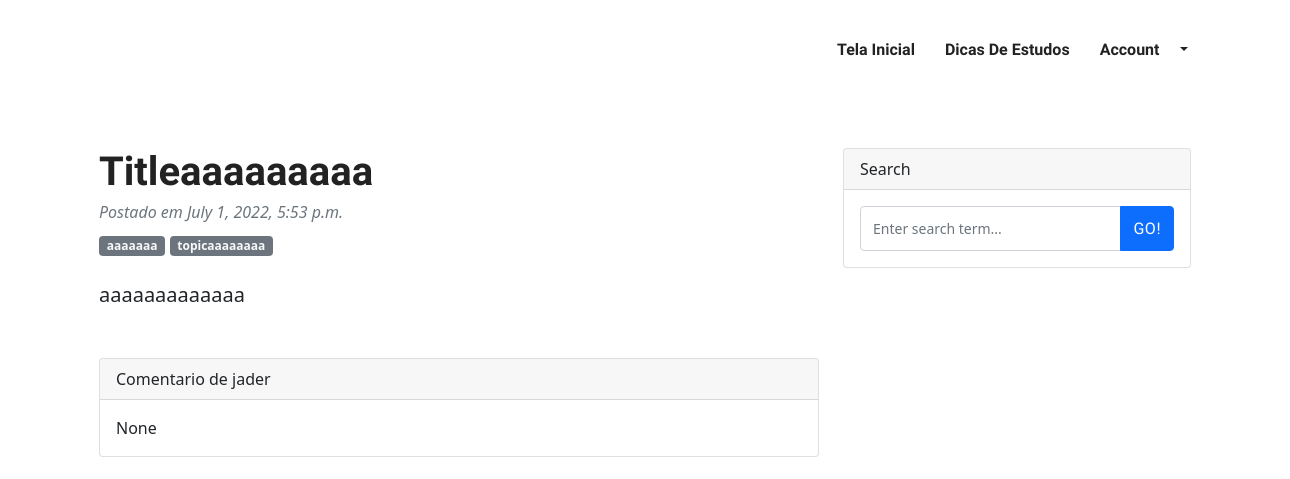
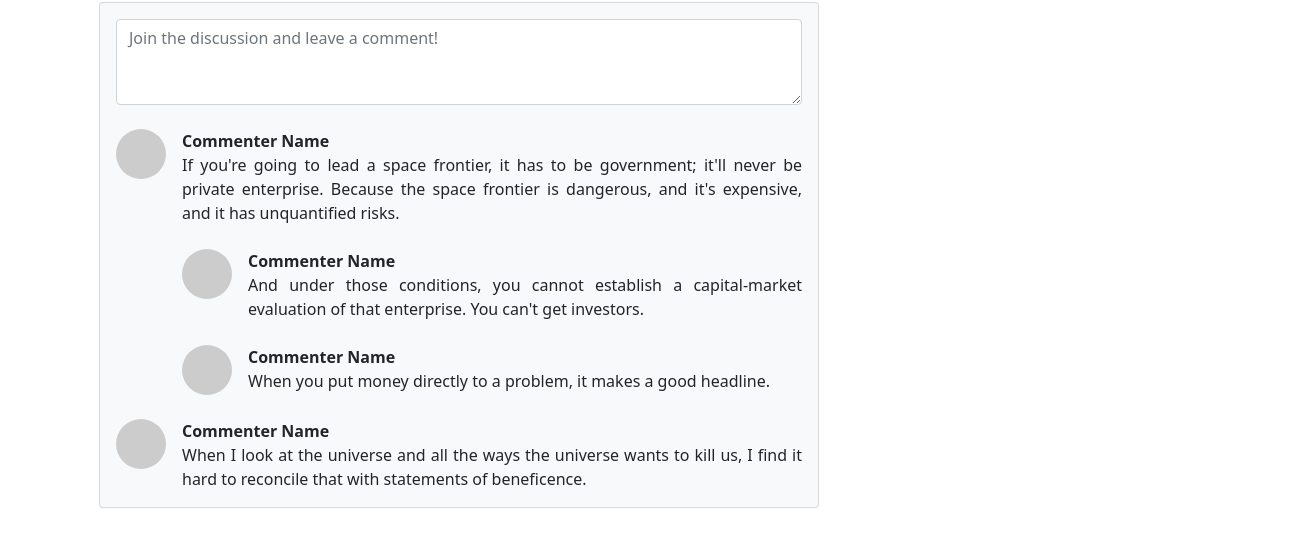
The app's page /redif/detalhar/2/, older data (2 pictures, top to bottom).
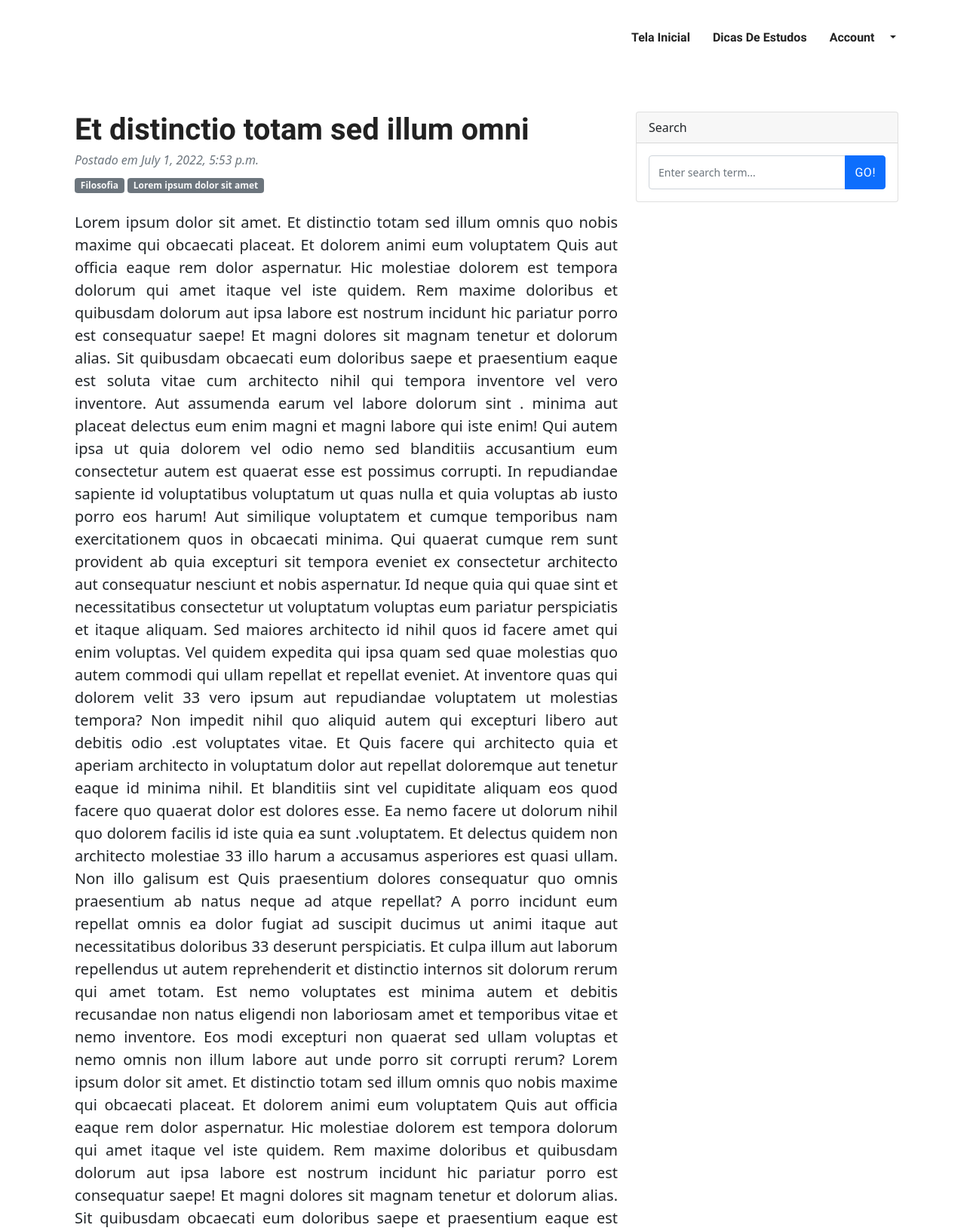
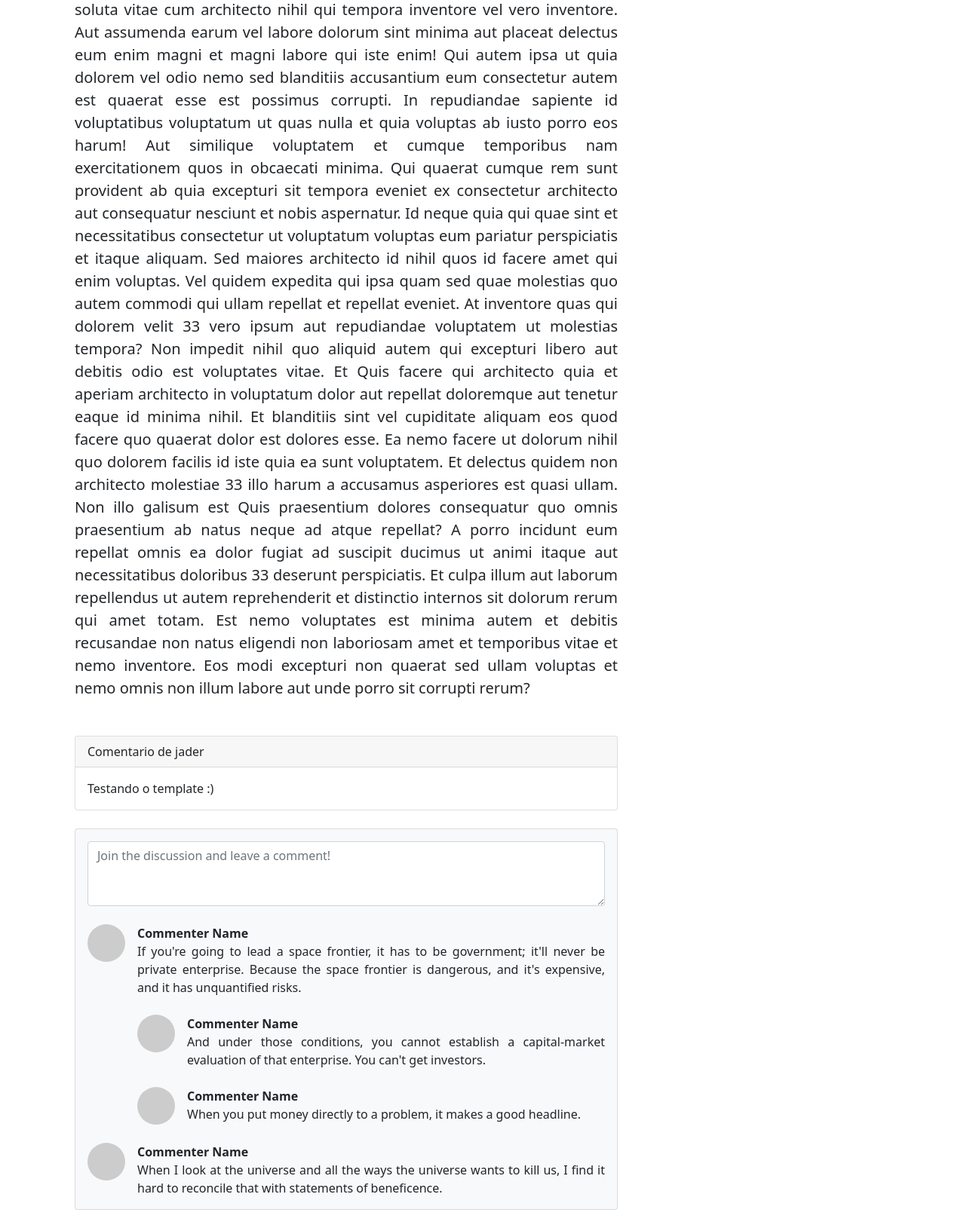
The same page, newer data (2 pictures, top to bottom).
### RedifApp/models.py (models this page shows)
class Redacao(models.Model):
    titulo = models.CharField(
        max_length = 45,
        blank = False,
        null = False,
        default = 'Title',
    )
    area = models.CharField(
        blank=False,
        null = False,
        max_length=45,
    )
    tema = models.CharField(
        blank=False,
        null = False,
        max_length=45,
        default= 'topic'
    )
    data_criacao = models.DateTimeField(
        blank=False,
        null = False,
        default= date.today,
    )
    conteudo = models.TextField(
        blank = False,
        null = False,
        max_length= 15000
    )
    comentario = models.CharField(
        max_length=45,
        blank= True,
        null= True,
        default=None
    )
    fk_autor = models.ForeignKey(
        User,
        on_delete=models.CASCADE,
    )

### RedifApp/views.py (the view)
# urls.py: path('detalhar/<int:id>/', views.detalharRedacao, name='detalharRedacao'),
def detalharRedacao(request, id):
    redacao = Redacao.objects.get(pk=id)
    autor = redacao.fk_autor.username
    context = {
        'Redacao' : redacao,
        'autor' : autor
    }
    return render(request, 'redacao/detalhar.html', context)

### templates/redacao/detalhar.html (shortened to what the changed rows need)
{% extends '-index.html' %}
{% load static %}
{% block head %}
<link rel="stylesheet" href="{% static 'css/redacoes/detalhar.css'%}">
{%endblock%}
{%load static%}
{% block content %}
<div class="container mt-5">
    <div class="row">
        <div class="col-lg-8">
            <article>
                <header class="mb-4">
                    <h1 class="fw-bolder mb-1">{{Redacao.titulo}}</h1>
                    <div class="text-muted fst-italic mb-2">Postado em {{Redacao.data_criacao}}</div>
                    <a class="badge bg-secondary text-decoration-none link-light" href="#!">{{Redacao.area}}</a>
                    <a class="badge bg-secondary text-decoration-none link-light" href="#!">{{Redacao.tema}}</a>
                </header>
                <section class="mb-5">
                    <p class="fs-5 mb-4">{{Redacao.conteudo}}</p>
                </section>
            </article>
            <section class="mb-5">
            <div class="card mb-4">
                <div class="card-header">Comentario de {{Redacao.fk_autor.username}}</div>
                <div class="card-body">{{Redacao.comentario}}</div>
            </div>
            </section>
        </div>
    </div>
</div>
{% endblock %}

Row changes from the older to the newer data that the page shows:
changed Redacao "jader": titulo "Titleaaaaaaaaa" → "Et distinctio totam sed illum omni"; area "aaaaaaa" → "Filosofia"; tema "topicaaaaaaaa" → "Lorem ipsum dolor sit amet"; conteudo "aaaaaaaaaaaaa" → "Lorem ipsum dolor sit amet. Et distinctio totam sed illum omnis quo nobis maxime qui obcaecati placeat. Et dolorem animi eum voluptatem Quis aut officia eaque rem dolor aspernatur. Hic molestiae dolorem est tempora dolorum qui amet itaque vel iste quidem. Rem maxime doloribus et quibusdam dolorum aut ipsa labore est nostrum incidunt hic pariatur porro est consequatur saepe! Et magni dolores sit magnam tenetur et dolorum alias. Sit quibusdam obcaecati eum doloribus saepe et praesentium eaque est soluta vitae cum architecto nihil qui tempora inventore vel vero inventore. Aut assumenda earum vel labore dolorum sint . minima aut placeat delectus eum enim magni et magni labore qui iste enim! Qui…"; comentario "None" → "Testando o template :)"
